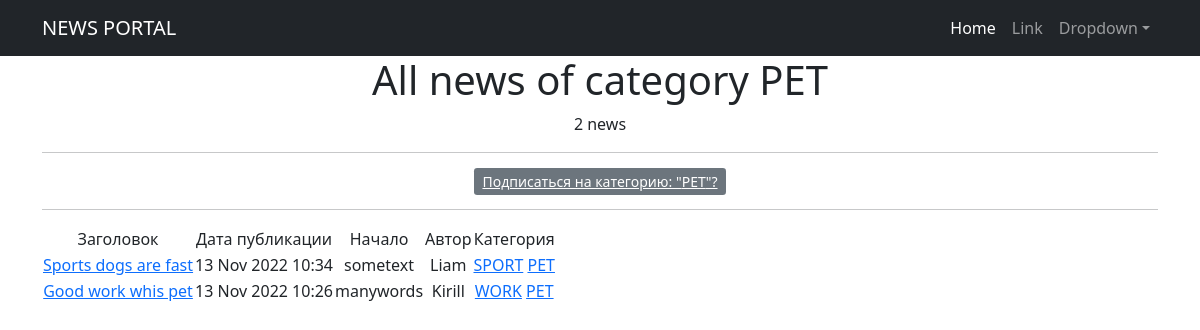
Page /news/categories/1 on the earlier database version.
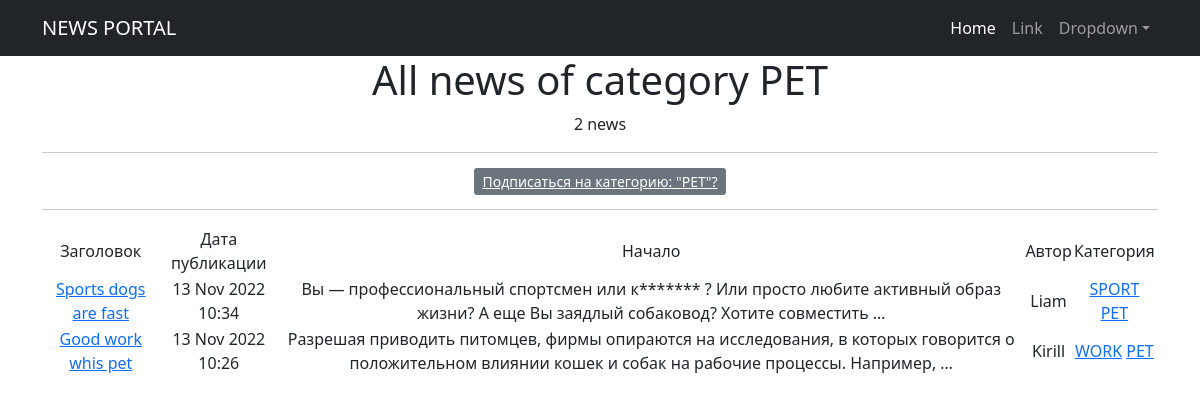
Same page on the later database version.
### news/models.py (models this page shows, shortened)
class Post(models.Model):
    author = models.ForeignKey(Author, on_delete=models.CASCADE)
    NEWS = 'NW'
    ARTICLE = 'AR'
    CATEGORY_CHOICES = (
        (NEWS, "Новость"),
        (ARTICLE, "Статья"),
    )
    categoryType = models.CharField(max_length=2, choices=CATEGORY_CHOICES, default=ARTICLE)
    dateCreation = models.DateTimeField(auto_now_add=True)
    postCategory = models.ManyToManyField(Category, through="PostCategory")
    title = models.CharField(max_length=128)
    text = models.TextField()
    rating = models.IntegerField(default=0)

class Author(models.Model):
    authorUser = models.OneToOneField(User, on_delete=models.CASCADE)
    ratingAuthor = models.IntegerField(default=0)

### news/views.py (the view)
# urls.py: path('categories/<int:pk>', CategoryListView.as_view(), name='category_list'),
class CategoryListView(ListView):
    model = Post
    template_name = 'flatpages/category_list.html'
    context_object_name = 'category_news_list'
    def get_queryset(self):
        self.postCategory = get_object_or_404(Category, id=self.kwargs['pk'])
        queryset = Post.objects.filter(postCategory=self.postCategory).order_by('-dateCreation')
        return queryset
    def get_context_data(self, **kwargs):
        context = super().get_context_data(**kwargs)
        context['is_not_subscriber'] = self.request.user not in self.postCategory.subscribers.all()
        context['postCategory'] = self.postCategory
        return context

### news/models.py (called while the page is built)
    def __str__(self):
        return self.name

### news/templatetags/post_filters.py (called while the page is built)
@register.filter()
def censor(value):
    bad_words = ('карнишон', 'тупой', 'склизкий')
    if not isinstance(value, str):
        raise TypeError(f"unresolved type '{type(value)}' expected type 'str'")
    for word in value.split():
        if word.lower() in bad_words:
            value = value.replace(word, f"{word[0]}{'*'*(len(word) -1)}")
    return value

### templates/flatpages/category_list.html (shortened to what this page needs)
{% extends 'flatpages/default.html' %}
{% load post_filters %}
{% load post_tags %}
{% block content %}
    <h1>All news of category {{ postCategory }}</h1>
    <tr><h7>{{ category_news_list|length }} news</h7></tr>
    {% if is_not_subscriber %}
    <hr>
        <p class="text-center"><a href="{% url 'subscribe' postCategory.id %}" class="btn-secondary btn-sm">Подписаться на категорию: "{{ postCategory }}"?</a></p>
    {% else %}
    <hr>
        <p class="text-center"><a href="{% url 'offsubscribe' postCategory.id %}" class="btn-secondary btn-sm">Отписаться от категории: "{{ postCategory }}"?</a></p>
    {% endif %}
    {% if category_news_list %}
    <hr>
        <table>
            <tr>
                <td>Заголовок</td>
                <td>Дата публикации</td>
                <td>Начало</td>
                <td>Автор</td>
                <td>Категория</td>
            </tr>
            {% for new in category_news_list %}
            <tr>
                <td><a href="{% url 'post_detail' new.id %}">{{ new.title|censor }}</a></td>
                <td>{{ new.dateCreation|date:'d M Y H:i' }}</td>
                <td>{{ new.text|truncatewords:20|censor }}</td>
                <td>{{ new.author.authorUser.username }}</td>
                <td>
                    {% for category in new.postCategory.all %}
                    <a href="{% url 'category_list' category.id %}">{{ category }}</a>
                    {% endfor %}
                </td>
                <td>
                </td>
            </tr>
            {% endfor %}
        </table>
    {% else %}
        <h2>Новостей нет</h2>
    {% endif %}
{% endblock content %}

Differences in the rows shown:
changed Post "Sports dogs are fast": text|censor "sometext" → "Вы — профессиональный спортсмен или к******* ? Или просто любите активный образ жизни? А еще Вы заядлый собаковод? Хотите совместить …"
changed Post "Good work whis pet": text|censor "manywords" → "Разрешая приводить питомцев, фирмы опираются на исследования, в которых говорится о положительном влиянии кошек и собак на рабочие процессы. Например, …"
